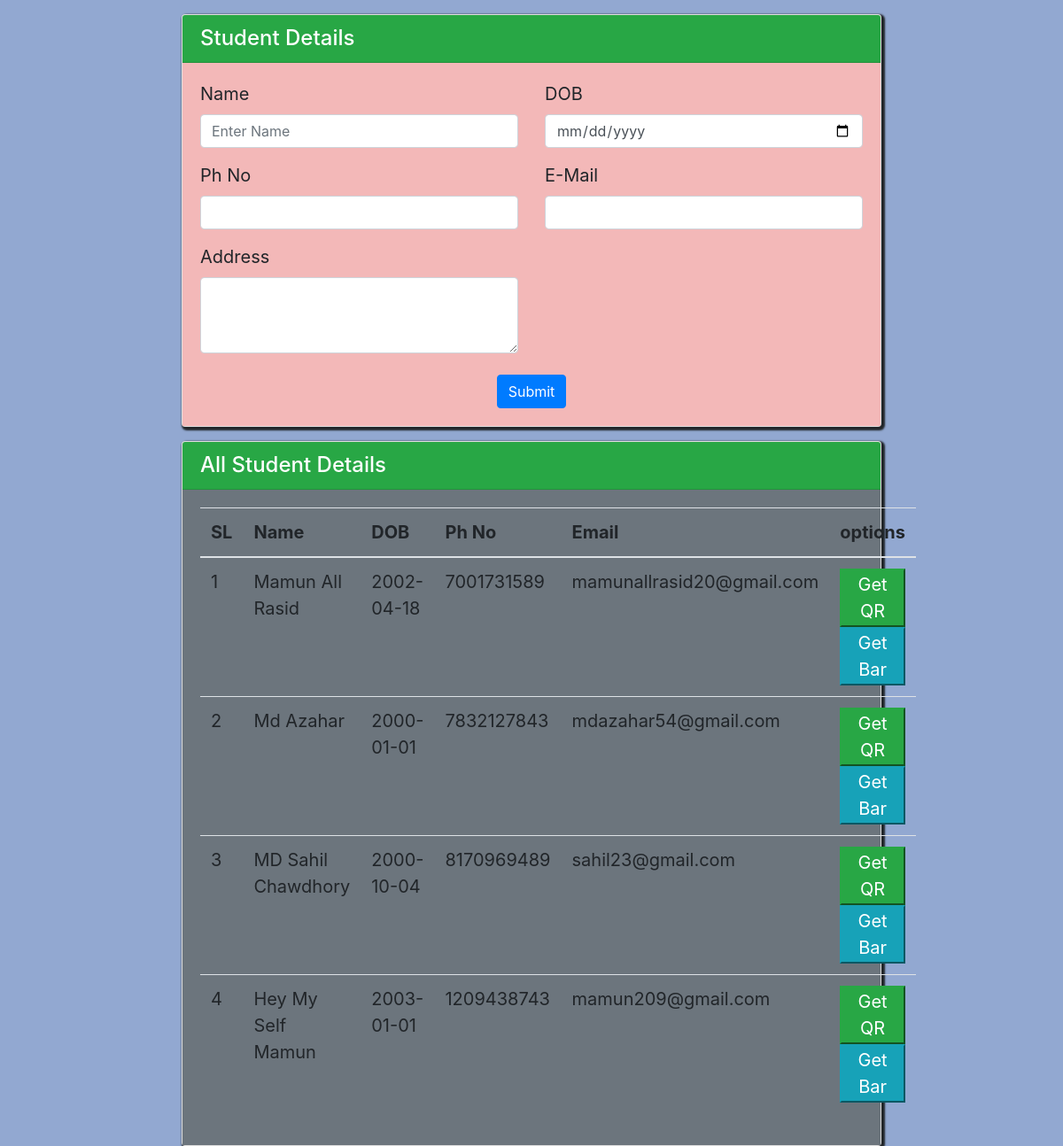
The page / on the database its author committed.
### tables this page shows
CREATE TABLE `qr` (
  `id` int(11) NOT NULL,
  `name` varchar(30) NOT NULL,
  `dob` date NOT NULL,
  `ph_no` varchar(12) NOT NULL,
  `e_mail` varchar(30) NOT NULL,
  `address` varchar(50) NOT NULL,
  `date` date NOT NULL
);

### index.php (the view, shortened to what this page needs)
<?php
 $conn=mysqli_connect("localhost","root","","test");
?>
<!DOCTYPE html>
<html lang="en">
<head>
    <link rel="stylesheet" href="https://cdn.jsdelivr.net/npm/bootstrap@4.3.1/dist/css/bootstrap.min.css"
>
        <link
      rel="stylesheet"
      href="https://cdnjs.cloudflare.com/ajax/libs/toastr.js/latest/toastr.min.css"
    />
</head>
<body>
    <div class="row d-flex justify-content-center">
        <div class="col-md-8">
            <div class="card mt-3">
                <div class="card-header h4 text-white bg-success">
                    Student Details
                </div>
                <div class="card-body">
                    <form id="formData">
                        <div class="row">
                            <div class="col-md-6">
                                <div class="form-group">
                                    <label for="name">Name</label>
                                    <input type="text" class="form-control" id="name" name="name" placeholder="Enter Name" required>
                                </div>
                            </div>
                            <div class="col-md-6">
                                <div class="form-group">
                                    <label for="dateofbirth">DOB</label>
                                    <input type="date" class="form-control" id="dob" name="dob" required>
                                </div>
                            </div>
                            <div class="col-md-6">
                                <div class="form-group">
                                    <label for="dateofbirth">Ph No</label>
                                    <input type="number" class="form-control" id="ph_number" name="ph_number" minlength="10" required>
                                </div>
                            </div>
                            <div class="col-md-6">
                                <div class="form-group">
                                    <label for="dateofbirth">E-Mail</label>
                                    <input type="email" class="form-control" id="email" name="e_mail" required>
                                </div>
                            </div>
                            <div class="col-md-6">
                                <div class="form-group">
                                    <label for="exampleFormControlTextarea1">Address</label>
                                    <textarea class="form-control" id="address" name="address" rows="3" required></textarea>
                                </div>
                            </div>
                            <div class="col-md-12 d-flex justify-content-center mt-2">
                                <input type="submit" class="btn btn-primary" name="submit" value="Submit" id="submit">
                            </div>
                        </div>
                    </form>
                </div>
            </div>
        </div>
    </div>
    <div class="row d-flex justify-content-center">
        <div class="col-md-8">
            <div class="card mt-3">
                <div class="card-header h4 text-white bg-success">
                    All Student Details
                </div>
                <div class="card-body bg-secondary text-white">
                <table class="table table-borderd">
                    <thead>
                        <tr>
                        <th scope="col">SL</th>
                        <th scope="col">Name</th>
                        <th scope="col">DOB</th>
                        <th scope="col">Ph No</th>
                        <th scope="col">Email</th>
                        <th scope="col">options</th>
                        </tr>
                    </thead>
                     <tbody>
                        <?php
                        $sql="SELECT * FROM `qr`";
                        $data=mysqli_query($conn,$sql);
                        $sl=1;
                        foreach($data as $row)
                        {
                        ?>
                          <tr>
                          <td><?php echo $sl;?></td>
                          <td><?php echo $row['name'];?></td>
                          <td><?php echo $row['dob'];?></td>
                          <td><?php echo $row['ph_no'];?></td>
                          <td><?php echo $row['e_mail'];?></td>
                          <td>
                            <button class="btn-success qrGenerate" id="qrCode_<?php echo $row['id']; ?>" data-value="<?php echo $row['id'];?>">Get QR</button>
                            <button class="btn-info barGenerate" id="barCode_<?php echo $row['id']; ?>" data-value="<?php echo $row['id'];?>">Get Bar</button>
                          </td>
                          </tr>
                        <?php
                        $sl++;
                        }
                        ?>
                    </tbody>
                    </table>
                </div>
            </div>
        </div>
    </div>
</body>
</html>

### index.php (style rules this page uses)
body { background-color: #92a8d1; }
.card { box-shadow: 2px 2px 2px 2px; }
.card-body { font-size: 20px; background-color: #F3B8B8; }

### rows shown on the page
qr: name "Mamun All Rasid", dob "2002-04-18", ph_no "7001731589", e_mail "mamunallrasid20@gmail.com"
qr: name "Md Azahar", dob "2000-01-01", ph_no "7832127843", e_mail "mdazahar54@gmail.com"
qr: name "MD Sahil Chawdhory", dob "2000-10-04", ph_no "8170969489", e_mail "sahil23@gmail.com"
qr: name "Hey My Self Mamun", dob "2003-01-01", ph_no "1209438743", e_mail "mamun209@gmail.com"
